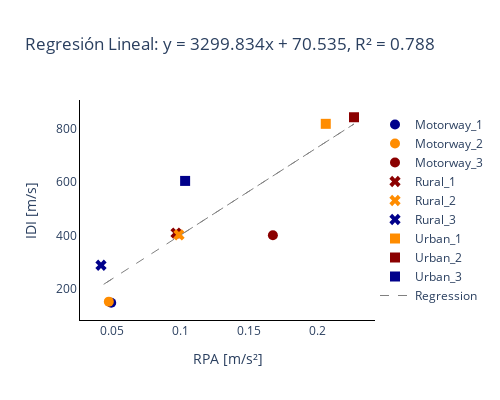

The cell this chart's notebook holds for it:
### Code cell
# Definir un diccionario que asigna formas a cada categoría
shapes = {'Motorway_1': 'circle', 'Motorway_2': 'circle', 'Motorway_3': 'circle',
          'Rural_1': 'x', 'Rural_2': 'x', 'Rural_3': 'x',
          'Urban_1': 'square', 'Urban_2': 'square', 'Urban_3': 'square'}

# Definir un diccionario que asigna colores a cada categoría
colors = {'Motorway_1': 'darkblue', 'Motorway_2': 'darkorange', 'Motorway_3': 'darkred',
          'Rural_1': 'darkred', 'Rural_2': 'darkorange', 'Rural_3': 'darkblue',
          'Urban_1': 'darkorange', 'Urban_2': 'darkred', 'Urban_3': 'darkblue'}

# Crear el gráfico de dispersión con diferentes formas y colores para cada categoría
fig = go.Figure()

# Iterar sobre cada categoría en tu lista predefinida de categorías
for categoria, shape in shapes.items():
    # Filtrar el DataFrame por la categoría actual
    df_categoria = df_final_T[df_final_T['ciclo'] == categoria]
    
    # Agregar una traza para la categoría actual con la forma y color correspondientes
    fig.add_trace(go.Scatter(
        x=df_categoria['RPA'],
        y=df_categoria['i'],
        mode='markers',
        name=categoria,
        marker=dict(symbol=shape, size=10, color=colors[categoria])
    ))

# Realizar la regresión lineal solo si hay más de dos muestras
if len(df_final_T) >= 2:
    X = df_final_T['RPA'].values.reshape(-1, 1)
    y = df_final_T['i'].values
    model = LinearRegression()
    model.fit(X, y)
    y_pred = model.predict(X)
    
    # Calcular el coeficiente de determinación (R2)
    r2 = r2_score(y, y_pred)
    
    # Agregar la línea de tendencia al gráfico
    fig.add_trace(go.Scatter(
        x=df_final_T['RPA'],
        y=y_pred,
        mode='lines',
        name=f'Regression',
        line=dict(color='gray', dash='dash', width=1)
    ))

    # Agregar la ecuación de la línea de tendencia y el coeficiente de determinación al título del gráfico
    fig.update_layout(
        title_text=f'Regresión Lineal: y = {model.coef_[0]:.3f}x + {model.intercept_:.3f}, R² = {r2:.3f}',
        legend=dict(orientation="v", x=1, y=0.5),
        height=600,
        width=700,
        plot_bgcolor="white"
    )

    
# Actualizar ejes
fig.update_xaxes(showline=True, linewidth=1, linecolor='black', title_text="RPA [m/s²]")
fig.update_yaxes(showline=True, linewidth=1, linecolor='black', title_text="IDI [m/s]")    
fig.update_layout(height=400, width=500, plot_bgcolor="white")
# Mostrar el gráfico
fig.show()

### Figure 1 — Plotly figure (JSON) as saved in the notebook; plotly's stock layout.template omitted (floating-point values rounded to 4 significant figures)
{"data": [{"marker": {"color": "darkblue", "size": 10, "symbol": "circle"}, "mode": "markers", "name": "Motorway_1", "type": "scatter", "x": [0.04966], "y": [147.0]}, {"marker": {"color": "darkorange", "size": 10, "symbol": "circle"}, "mode": "markers", "name": "Motorway_2", "type": "scatter", "x": [0.0479], "y": [151.1]}, {"marker": {"color": "darkred", "size": 10, "symbol": "circle"}, "mode": "markers", "name": "Motorway_3", "type": "scatter", "x": [0.1676], "y": [400.7]}, {"marker": {"color": "darkred", "size": 10, "symbol": "x"}, "mode": "markers", "name": "Rural_1", "type": "scatter", "x": [0.09695], "y": [408.8]}, {"marker": {"color": "darkorange", "size": 10, "symbol": "x"}, "mode": "markers", "name": "Rural_2", "type": "scatter", "x": [0.09907], "y": [402.2]}, {"marker": {"color": "darkblue", "size": 10, "symbol": "x"}, "mode": "markers", "name": "Rural_3", "type": "scatter", "x": [0.0422], "y": [287.8]}, {"marker": {"color": "darkorange", "size": 10, "symbol": "square"}, "mode": "markers", "name": "Urban_1", "type": "scatter", "x": [0.2061], "y": [819.3]}, {"marker": {"color": "darkred", "size": 10, "symbol": "square"}, "mode": "markers", "name": "Urban_2", "type": "scatter", "x": [0.2267], "y": [844.0]}, {"marker": {"color": "darkblue", "size": 10, "symbol": "square"}, "mode": "markers", "name": "Urban_3", "type": "scatter", "x": [0.1036], "y": [604.8]}, {"line": {"color": "gray", "dash": "dash", "width": 1}, "mode": "lines", "name": "Regression", "type": "scatter", "x": [0.04966, 0.0479, 0.1676, 0.09695, 0.09907, 0.0422, 0.2061, 0.2267, 0.1036], "y": [234.4, 228.6, 623.5, 390.5, 397.4, 209.8, 750.7, 818.6, 412.2]}], "layout": {"height": 400, "legend": {"orientation": "v", "x": 1, "y": 0.5}, "plot_bgcolor": "white", "title": {"text": "Regresión Lineal: y = 3299.834x + 70.535, R² = 0.788"}, "width": 500, "xaxis": {"linecolor": "black", "linewidth": 1, "showline": true, "title": {"text": "RPA [m/s²]"}}, "yaxis": {"linecolor": "black", "linewidth": 1, "showline": true, "title": {"text": "IDI [m/s]"}}}}
